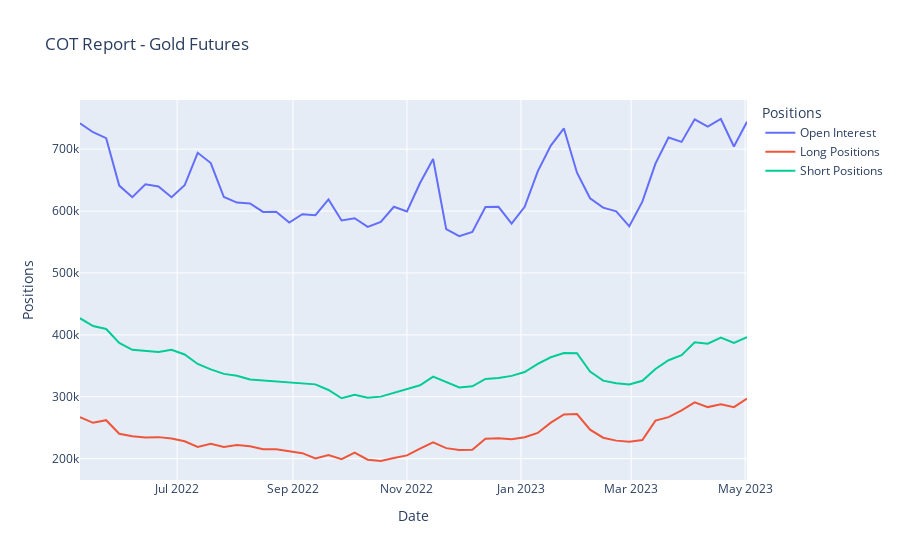

Notebook cell for this chart:
### Code cell
# データをプロット
fig = go.Figure()

fig.add_trace(go.Scatter(x=cot_data.index, y=cot_data['Open Interest'],
                    mode='lines', name='Open Interest'))
fig.add_trace(go.Scatter(x=cot_data.index, y=cot_data['Long_netposition'],
                    mode='lines', name='Long NetPositions'))
fig.add_trace(go.Scatter(x=cot_data.index, y=cot_data['Short_netposition'],
                    mode='lines', name='Short NetPositions'))

fig.add_trace(go.Scatter(x=cot_data.index, y=cot_data['Producer/Merchant/Processor/User Longs'],
                    mode='lines', name='Producer/Merchant/Processor/User Longs'))
fig.add_trace(go.Scatter(x=cot_data.index, y=cot_data['Producer/Merchant/Processor/User Shorts'],
                    mode='lines', name='Producer/Merchant/Processor/User Shorts'))
fig.add_trace(go.Scatter(x=cot_data.index, y=cot_data['Swap Dealer Longs'],
                    mode='lines', name='Swap Dealer Longs'))
fig.add_trace(go.Scatter(x=cot_data.index, y=cot_data['Swap Dealer Shorts'],
                    mode='lines', name='Swap Dealer Shorts'))
fig.add_trace(go.Scatter(x=cot_data.index, y=cot_data['Money Manager Longs'],
                    mode='lines', name='Money Manager Longs'))
fig.add_trace(go.Scatter(x=cot_data.index, y=cot_data['Money Manager Shorts'],
                    mode='lines', name='Money Manager Shorts'))



fig.update_layout(title='COT Report - Gold Futures',
                  xaxis_title='Date',
                  yaxis_title='Positions',
                  legend_title='Positions')

fig.show()
